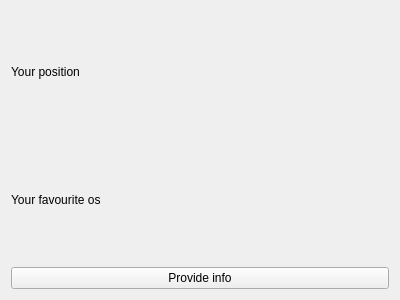
<?xml version="1.0" encoding="UTF-8"?>
<ui version="4.0">
 <class>Widget</class>
 <widget class="QWidget" name="Widget">
  <property name="geometry">
   <rect>
    <x>0</x>
    <y>0</y>
    <width>400</width>
    <height>300</height>
   </rect>
  </property>
  <property name="windowTitle">
   <string>Widget</string>
  </property>
  <layout class="QVBoxLayout" name="verticalLayout">
   <item>
    <widget class="QLabel" name="positionLabel">
     <property name="text">
      <string>Your position</string>
     </property>
    </widget>
   </item>
   <item>
    <widget class="QLabel" name="favouriteOSLabel">
     <property name="text">
      <string>Your favourite os</string>
     </property>
    </widget>
   </item>
   <item>
    <widget class="QPushButton" name="provideInfoButton">
     <property name="text">
      <string>Provide info</string>
     </property>
    </widget>
   </item>
  </layout>
 </widget>
 <layoutdefault spacing="6" margin="11"/>
 <resources/>
 <connections/>
</ui>
